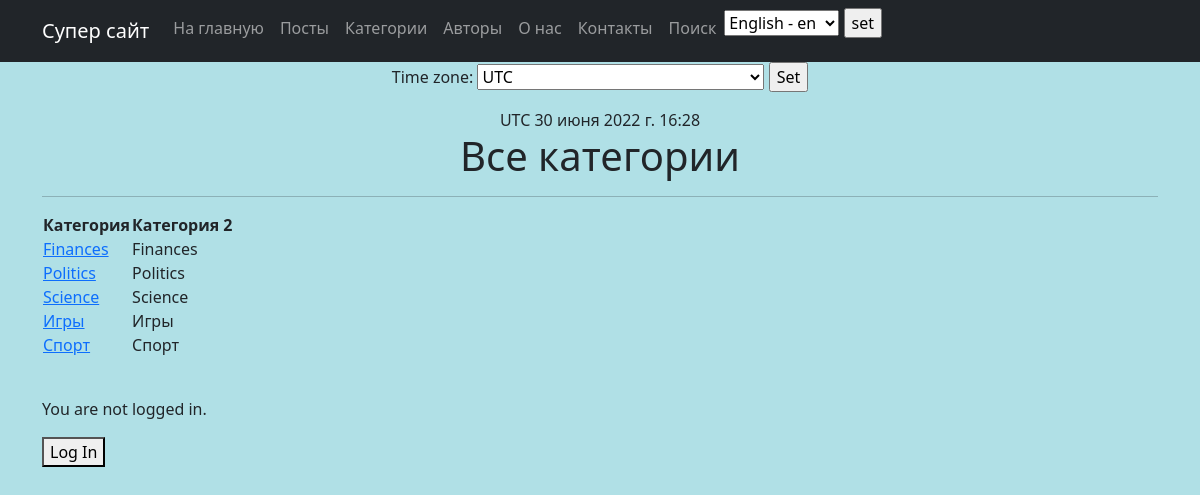
Page /posts/categorys/ on the committed database.
### news/models.py (models this page shows, shortened)
class Category(models.Model):
    name = models.CharField(max_length=64, unique=True)
    subscribers = models.ManyToManyField(User, blank=True)

### news/views.py (the view, shortened to what this page needs)
# urls.py: path('categorys/', CategorysList.as_view(), name='categorys'),
class CategorysList(ListView):
    model = Category
    template_name = 'news_app/categorys.html'
    context_object_name = 'categorys'
    ordering = ['name']
    queryset = Category.objects.all()
    def get_context_data(self, **kwargs):
        context = super().get_context_data(**kwargs)
        context['current_time'] = timezone.now()
        context['timezones'] = pytz.common_timezones
        return context

### templates/news_app/categorys.html (shortened to what this page needs)
{% extends 'flatpages/default.html' %}
{% load custom_filters %}
{% block content %}
    <h1>Все категории</h1>
    <hr>
        <table>
            <thead>
                <th>
                    Категория
                </th>
                <th>
                    Категория 2
                </th>
            </thead>
                  {% for category in categorys %}
                <tr>
                    <td>
                        <a href="{% url 'category_detail' category.id %}">{{ category.name }}</a>
                    </td>
                    <td>
                        {{ category.name }}
                    </td>
                </tr>
            {% endfor %}
        </table>
<p>&nbsp;</p>
{% endblock content %}

### rows in the picture
Category: name "Finances"
Category: name "Politics"
Category: name "Science"
Category: name "Игры"
Category: name "Спорт"

### other values in the picture
{{ TIME_ZONE }} "UTC"
{{ current_time|timezone:TIME_ZONE }} "30 июня 2022 г. 16:28"
form field language "English - en"
form field timezone "UTC"
